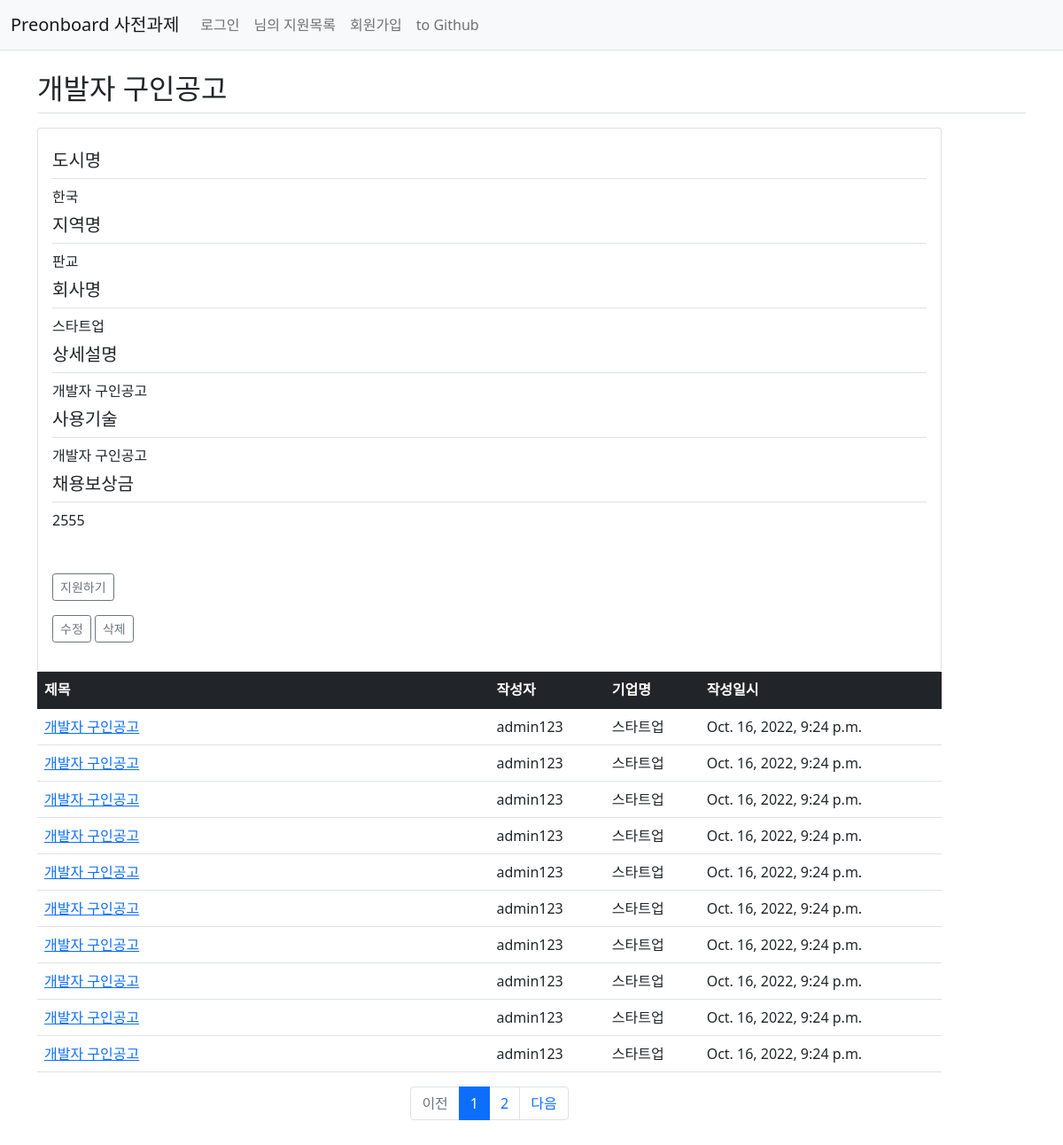
The page /preonboard/16/ on the database its author committed.
### preonboard/models.py (models this page shows)
class Job_opening(models.Model):
    author = models.ForeignKey(User, on_delete=models.CASCADE)
    company = models.ForeignKey(Company,on_delete=models.CASCADE)
    title = models.CharField(max_length=200)
    wanted = models.CharField(max_length=200)
    reward = models.IntegerField()
    content = models.TextField()
    stack = models.TextField()
    create_date = models.DateTimeField()
    modify_date = models.DateTimeField(null=True, blank=True)

class Company(models.Model):
    name = models.CharField(max_length=200)
    register = models.ForeignKey(User, on_delete=models.CASCADE)
    country = models.CharField(max_length=200)
    location = models.CharField(max_length=200)

### preonboard/views.py (the view)
# urls.py: path('<int:job_opening_id>/', views.detail, name='detail'),
def detail(request, job_opening_id):
    job_opening = get_object_or_404(Job_opening, pk=job_opening_id)  # 404 처리
    page = request.GET.get('page', '1')  # 페이지
    job_opening_list = Job_opening.objects.order_by('-create_date')
    job_opening_list = job_opening_list.filter(
        Q(company__name__exact=job_opening.company.name)  # 회사 이름 검색한 결과로 필터링
    ).distinct()
    paginator = Paginator(job_opening_list, 10)  # 페이지당 10개씩 보여주기
    page_obj = paginator.get_page(page)
    context = {'job_opening_list': page_obj, 'page': page, 'job_opening': job_opening}
    return render(request, 'preonboard/job_opening_detail.html', context)

### templates/preonboard/job_opening_detail.html (shortened to what this page needs)
{% extends 'base.html' %}
{% block content %}
<div class="container my-3">
    <h2 class="border-bottom py-2">{{ job_opening.title }}</h2>
    <div class="row my-3">
        <div class="col-11">
            <div class="card">
                <div class="card-body">
                    <h5 class="border-bottom py-2">도시명</h5>
                    <div class="card-text" style="white-space: pre-line;">{{ job_opening.company.country }}</div>
                    <h5 class="border-bottom py-2">지역명</h5>
                    <div class="card-text" style="white-space: pre-line;">{{ job_opening.company.location }}</div>
                    <h5 class="border-bottom py-2">회사명</h5>
                    <div class="card-text" style="white-space: pre-line;">{{ job_opening.company.name }}</div>
                    <h5 class="border-bottom py-2">상세설명</h5>
                    <div class="card-text" style="white-space: pre-line;">{{ job_opening.stack }}</div>
                    <h5 class="border-bottom py-2">사용기술</h5>
                    <div class="card-text" style="white-space: pre-line;">{{ job_opening.stack }}</div>
                    <h5 class="border-bottom py-2">채용보상금</h5>
                    <div class="card-text" style="white-space: pre-line;">{{ job_opening.reward }}</div>
                    <div class="d-flex justify-content-end">
                        <div class="badge badge-light p-2 text-left">
                            <div class="mb-2">{{ job_opening.author.username }}</div>
                            <div>{{ job_opening.create_date }}</div>
                        </div>
                    </div>
                    <div class="apply">
                        <a href="{% url 'preonboard:apply_create' job_opening.id  %}"
                           class="btn btn-sm btn-outline-secondary">지원하기</a>
                    </div>
                    <div class="my-3">
                        <a href="{% url 'preonboard:job_opening_modify' job_opening.id  %}"
                           class="btn btn-sm btn-outline-secondary">수정</a>
                        <a href="{% url 'preonboard:job_opening_delete' job_opening.id  %}"
                           class="delete btn btn-sm btn-outline-secondary">삭제</a>
                    </div>
                </div>
        </div>
    <table class="table">
        <thead>
        <tr class="table-dark">
            <th style="width:50%">제목</th>
            <th>작성자</th>
            <th>기업명</th>
            <th>작성일시</th>
        </tr>
        </thead>
        <tbody>
        {% if job_opening_list %}
        {% for job_opening in job_opening_list %}
        <tr>
            <td>
                <a href="{% url 'preonboard:detail' job_opening.id %}">{{ job_opening.title }}</a>
            </td>
            <td>{{ job_opening.author.username }}</td>
            <td>{{ job_opening.company.name }}</td>
            <td>{{ job_opening.create_date }}</td>
        </tr>
        {% endfor %}
        {% else %}
        <tr>
            <td colspan="3">없습니다.</td>
        </tr>
        {% endif %}
        </tbody>
    </table>
    <ul class="pagination justify-content-center">
        {% if job_opening_list.has_previous %}
        <li class="page-item">
            <a class="page-link" data-page="{{ job_opening_list.previous_page_number }}"
           href="javascript:void(0)">이전</a>
        </li>
        {% else %}
        <li class="page-item disabled">
            <a class="page-link" tabindex="-1" aria-disabled="true" href="#">이전</a>
        </li>
        {% endif %}
        {% for page_number in job_opening_list.paginator.page_range %}
        {% if page_number >= job_opening_list.number|add:-5 and page_number <= job_opening_list.number|add:5 %}
        {% if page_number == job_opening_list.number %}
        <li class="page-item active" aria-current="page">
            <a class="page-link" data-page="{{ page_number }}"
           href="javascript:void(0)">{{ page_number }}</a>
        </li>
        {% else %}
        <li class="page-item">
            <a class="page-link" data-page="{{ page_number }}"
           href="javascript:void(0)">{{ page_number }}</a>
        </li>
        {% endif %}
        {% endif %}
        {% endfor %}
        {% if job_opening_list.has_next %}
        <li class="page-item">
            <a class="page-link" data-page="{{ job_opening_list.next_page_number }}"
           href="javascript:void(0)">다음</a>
        </li>
        {% else %}
        <li class="page-item disabled">
            <a class="page-link" tabindex="-1" aria-disabled="true" href="#">다음</a>
        </li>
        {% endif %}
    </ul>
            </div>
        </div>
    </div>
{% endblock %}

### rows shown on the page
Job_opening: title "개발자 구인공고", company.country "한국", company.location "판교", company.name "스타트업", stack "개발자 구인공고", reward "2555", author.username "admin123", create_date "Oct. 16, 2022, 9:24 p.m."
Job_opening: title "개발자 구인공고", author.username "admin123", company.name "스타트업", create_date "Oct. 16, 2022, 9:24 p.m."
Job_opening: title "개발자 구인공고", author.username "admin123", company.name "스타트업", create_date "Oct. 16, 2022, 9:24 p.m."
Job_opening: title "개발자 구인공고", author.username "admin123", company.name "스타트업", create_date "Oct. 16, 2022, 9:24 p.m."
Job_opening: title "개발자 구인공고", author.username "admin123", company.name "스타트업", create_date "Oct. 16, 2022, 9:24 p.m."
Job_opening: title "개발자 구인공고", author.username "admin123", company.name "스타트업", create_date "Oct. 16, 2022, 9:24 p.m."
Job_opening: title "개발자 구인공고", author.username "admin123", company.name "스타트업", create_date "Oct. 16, 2022, 9:24 p.m."
Job_opening: title "개발자 구인공고", author.username "admin123", company.name "스타트업", create_date "Oct. 16, 2022, 9:24 p.m."
Job_opening: title "개발자 구인공고", author.username "admin123", company.name "스타트업", create_date "Oct. 16, 2022, 9:24 p.m."
Job_opening: title "개발자 구인공고", author.username "admin123", company.name "스타트업", create_date "Oct. 16, 2022, 9:24 p.m."

### other values the page prints
{{ page_number }} "1"
{{ page_number }} "2"
